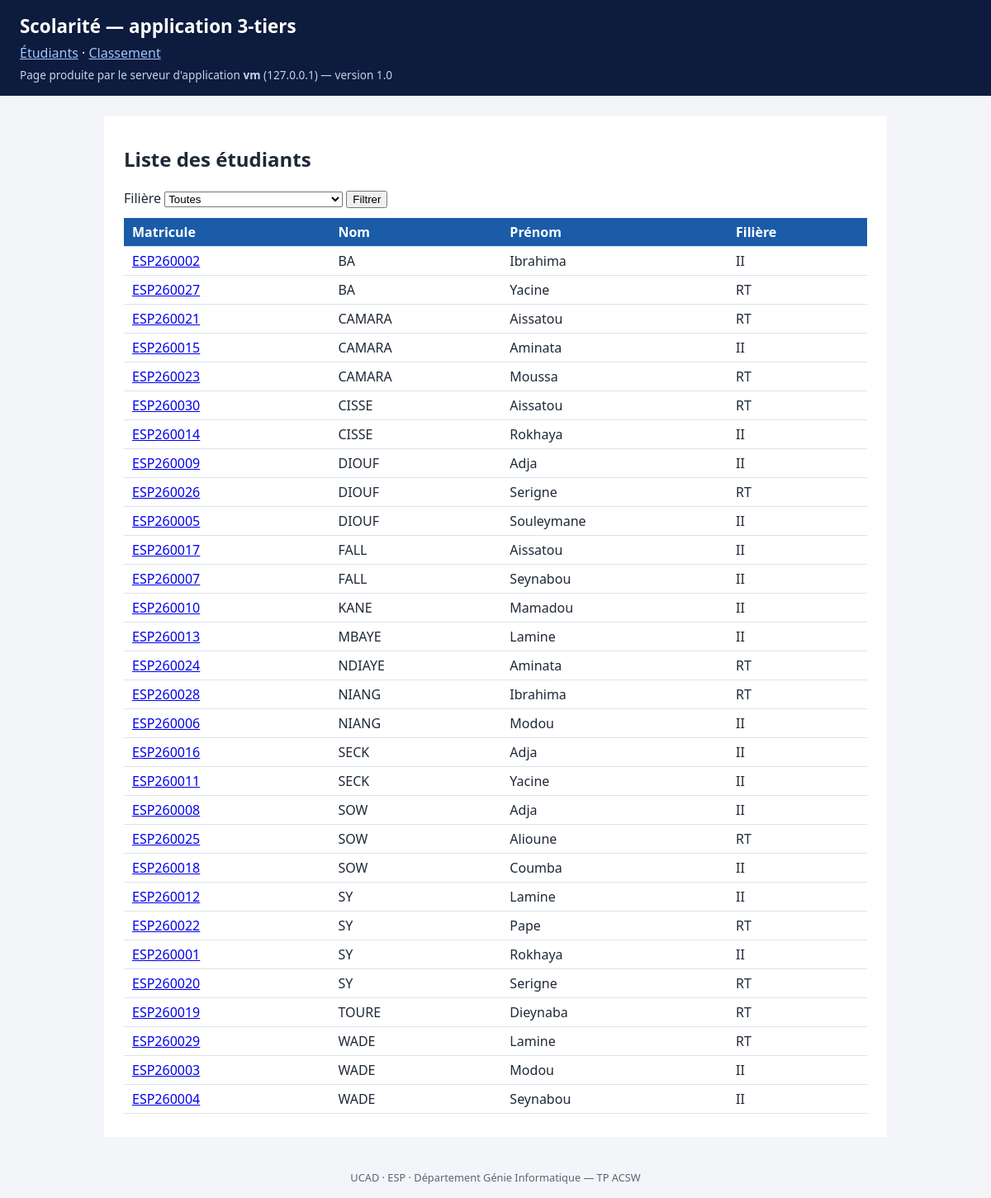
The page /TP2/app3tiers/index.php on the database its author committed.
### tables this page shows
CREATE TABLE etudiant (
  matricule  VARCHAR(10)  PRIMARY KEY,
  prenom     VARCHAR(40)  NOT NULL,
  nom        VARCHAR(40)  NOT NULL,
  filiere    VARCHAR(4)   NOT NULL,
  email      VARCHAR(80)  NOT NULL UNIQUE,
  FOREIGN KEY (filiere) REFERENCES filiere(code)
);

### TP2/app3tiers/inc/metier.php (called while the page is built, shortened)
<?php
function bdd(): PDO {
    static $pdo = null;
    if ($pdo === null) {
        $dsn = 'mysql:host=' . BDD_HOTE . ';dbname=' . BDD_BASE . ';charset=utf8mb4';
        $pdo = new PDO($dsn, BDD_UTILISATEUR, BDD_MOT_DE_PASSE, [
            PDO::ATTR_ERRMODE => PDO::ERRMODE_EXCEPTION,
            PDO::ATTR_DEFAULT_FETCH_MODE => PDO::FETCH_ASSOC,
            PDO::ATTR_TIMEOUT => 5,
        ]);
    }
    return $pdo;
}
function etudiants(?string $filiere): array {
    $sql = 'SELECT matricule, prenom, nom, filiere FROM etudiant';
    $params = [];
    $req = bdd()->prepare($sql . ' ORDER BY nom, prenom LIMIT 200');
    $req->execute($params);
    return $req->fetchAll();
}
function h(?string $s): string { return htmlspecialchars((string) $s, ENT_QUOTES, 'UTF-8'); }

### TP2/app3tiers/index.php (the view, shortened to what this page needs)
<?php
require_once __DIR__ . '/inc/metier.php';
require_once __DIR__ . '/inc/gabarit.php';
$filiere = $_GET['filiere'] ?? '';
try { $liste = etudiants($filiere ?: null); }
catch (PDOException $e) { http_response_code(503); $erreur = $e->getMessage(); }
entete('Étudiants'); ?>
<h2>Liste des étudiants</h2>
<form method="get">
  <label>Filière
    <select name="filiere">
      <option value="">Toutes</option>
    </select></label>
  <button>Filtrer</button>
</form>
<?php if (isset($erreur)): ?>
  <p class="erreur">Base de données indisponible : <?= h($erreur) ?></p>
<?php else: ?>
<table><tr><th>Matricule</th><th>Nom</th><th>Prénom</th><th>Filière</th></tr>
<?php foreach ($liste as $e): ?>
  <tr><td><a href="releve.php?matricule=<?= h($e['matricule']) ?>"><?= h($e['matricule']) ?></a></td>
      <td><?= h($e['nom']) ?></td><td><?= h($e['prenom']) ?></td><td><?= h($e['filiere']) ?></td></tr>
<?php endforeach; ?>
</table>
<?php endif; pied();

### TP2/app3tiers/inc/gabarit.php (shortened to what this page needs)
<?php
function entete(string $titre): void { ?>
<!doctype html>
<html lang="fr"><head><meta charset="utf-8">
<link rel="stylesheet" href="style.css"></head>
<body><header><h1>Scolarité — application 3-tiers</h1>
<nav><a href="index.php">Étudiants</a> · <a href="classement.php">Classement</a></nav>
<p class="info">Page produite par le serveur d'application <strong><?= h(gethostname()) ?></strong>
(<?= h($_SERVER['SERVER_ADDR'] ?? '') ?>) — version <?= VERSION_APPLI ?></p></header><main>
<?php }
function pied(): void { ?>
</main><footer>UCAD · ESP · Département Génie Informatique — TP ACSW</footer></body></html>
<?php }

### TP2/app3tiers/style.css (style rules this page uses)
body { font-family: system-ui, sans-serif; margin: 0; background: #f3f5f8; color: #1f2937; }
header { background: #0d1b3e; color: #fff; padding: 16px 24px; }
header h1 { margin: 0 0 6px; font-size: 1.4rem; }
header a { color: #9ec5ff; }
.info { font-size: .85rem; color: #c7d2e8; margin: 6px 0 0; }
main { max-width: 900px; margin: 24px auto; background: #fff; padding: 16px 24px; }
table { border-collapse: collapse; width: 100%; margin: 12px 0; }
th { background: #1a5ca8; color: #fff; text-align: left; }
th, td { padding: 6px 10px; border-bottom: 1px solid #dde3ea; }
footer { text-align: center; color: #5b6472; font-size: .8rem; padding: 16px; }

### rows shown on the page
etudiant: matricule "ESP260002", nom "BA", prenom "Ibrahima", filiere "II"
etudiant: matricule "ESP260027", nom "BA", prenom "Yacine", filiere "RT"
etudiant: matricule "ESP260021", nom "CAMARA", prenom "Aissatou", filiere "RT"
etudiant: matricule "ESP260015", nom "CAMARA", prenom "Aminata", filiere "II"
etudiant: matricule "ESP260023", nom "CAMARA", prenom "Moussa", filiere "RT"
etudiant: matricule "ESP260030", nom "CISSE", prenom "Aissatou", filiere "RT"
etudiant: matricule "ESP260014", nom "CISSE", prenom "Rokhaya", filiere "II"
etudiant: matricule "ESP260009", nom "DIOUF", prenom "Adja", filiere "II"
etudiant: matricule "ESP260026", nom "DIOUF", prenom "Serigne", filiere "RT"
etudiant: matricule "ESP260005", nom "DIOUF", prenom "Souleymane", filiere "II"
etudiant: matricule "ESP260017", nom "FALL", prenom "Aissatou", filiere "II"
etudiant: matricule "ESP260007", nom "FALL", prenom "Seynabou", filiere "II"
etudiant: matricule "ESP260010", nom "KANE", prenom "Mamadou", filiere "II"
etudiant: matricule "ESP260013", nom "MBAYE", prenom "Lamine", filiere "II"
etudiant: matricule "ESP260024", nom "NDIAYE", prenom "Aminata", filiere "RT"
etudiant: matricule "ESP260028", nom "NIANG", prenom "Ibrahima", filiere "RT"
etudiant: matricule "ESP260006", nom "NIANG", prenom "Modou", filiere "II"
etudiant: matricule "ESP260016", nom "SECK", prenom "Adja", filiere "II"
etudiant: matricule "ESP260011", nom "SECK", prenom "Yacine", filiere "II"
etudiant: matricule "ESP260008", nom "SOW", prenom "Adja", filiere "II"
etudiant: matricule "ESP260025", nom "SOW", prenom "Alioune", filiere "RT"
etudiant: matricule "ESP260018", nom "SOW", prenom "Coumba", filiere "II"
etudiant: matricule "ESP260012", nom "SY", prenom "Lamine", filiere "II"
etudiant: matricule "ESP260022", nom "SY", prenom "Pape", filiere "RT"
etudiant: matricule "ESP260001", nom "SY", prenom "Rokhaya", filiere "II"
etudiant: matricule "ESP260020", nom "SY", prenom "Serigne", filiere "RT"
etudiant: matricule "ESP260019", nom "TOURE", prenom "Dieynaba", filiere "RT"
etudiant: matricule "ESP260029", nom "WADE", prenom "Lamine", filiere "RT"
etudiant: matricule "ESP260003", nom "WADE", prenom "Modou", filiere "II"
etudiant: matricule "ESP260004", nom "WADE", prenom "Seynabou", filiere "II"

### other values the page prints
gethostname() "vm"
$_SERVER['SERVER_ADDR'] "127.0.0.1"
VERSION_APPLI "1.0"
